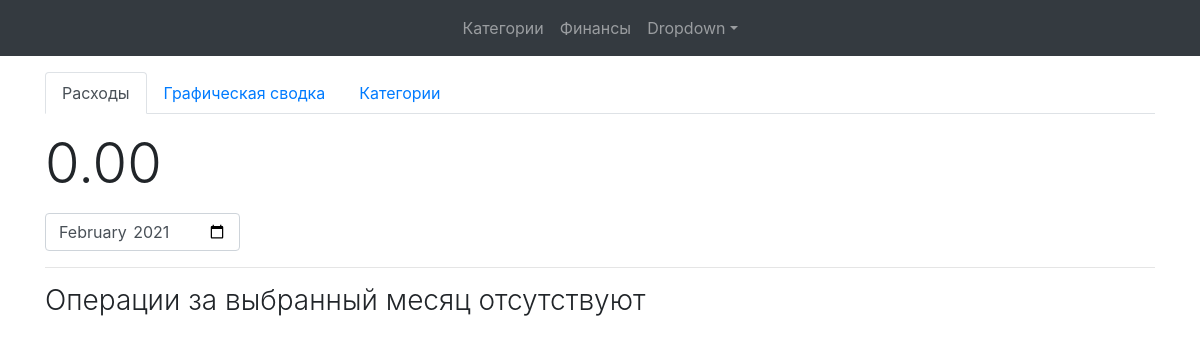
The page /operation/ (signed in) on the database as committed earlier.
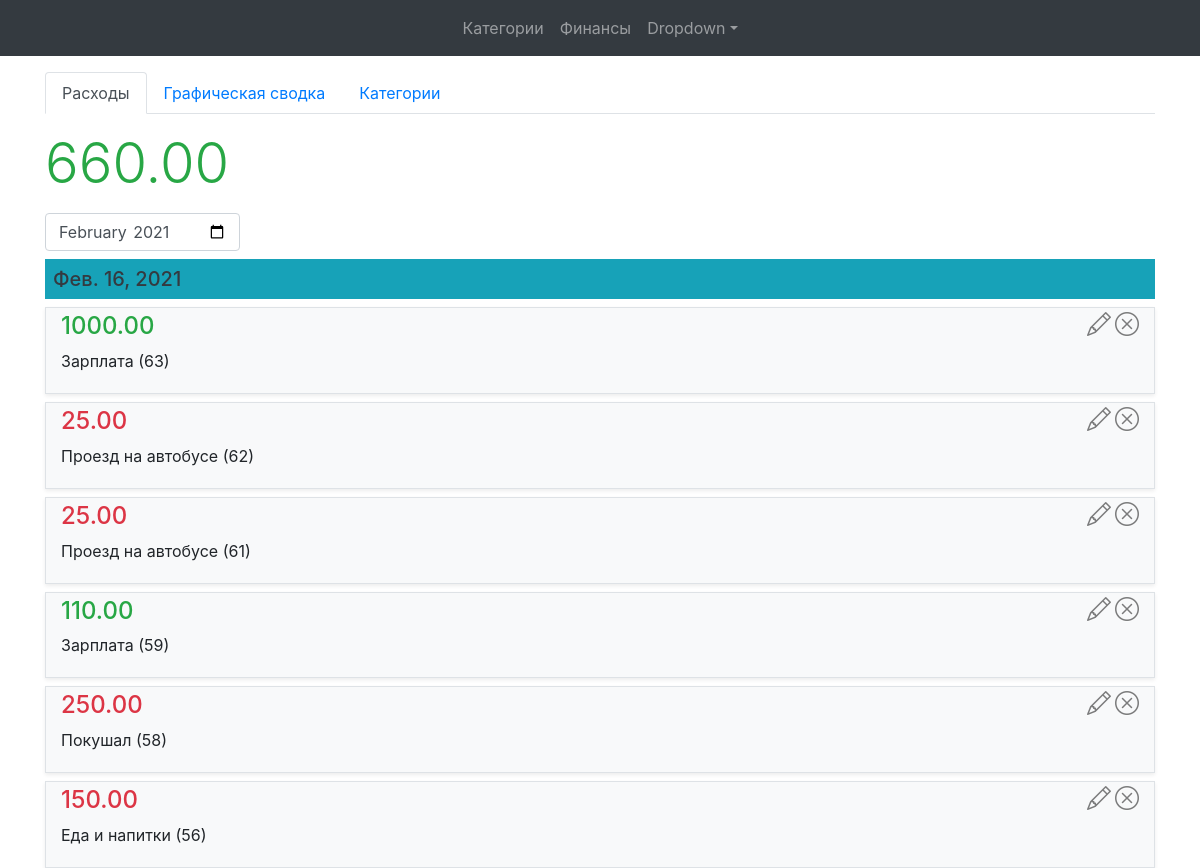
The same page on the database as committed later.
### budget/models.py (models this page shows, shortened)
class Operation(models.Model):
    value = models.DecimalField(max_digits=10, decimal_places=2, verbose_name="Сумма")
    date = models.DateField(auto_now_add=True)
    description = models.CharField(max_length=128, verbose_name="Описание", blank=True, null=True)
    category = models.ForeignKey(Category, on_delete=models.CASCADE, verbose_name="Категория",
                                 related_name='operations' )
    user = models.ForeignKey(User, on_delete=models.CASCADE, related_name='operations')

class Category(models.Model):
    name = models.CharField(max_length=32, verbose_name="Категория")
    user = models.ForeignKey(User, blank=True, null=True, on_delete=models.CASCADE)
    type_pay = models.PositiveSmallIntegerField(choices=((0, 'Расход'), (1, 'Доход')), default=0)

### budget/views.py (the view)
# urls.py: path('operation/', OperationListView.as_view(), name='b-list-operation'),
class OperationListView(LoginRequiredMixin, MonthArchiveView):
    login_url = '/'
    model = Operation
    template_name = 'budget/list_operation.html'
    context_object_name = 'list_operation'
    date_field = 'date'
    month_format = '%m'
    allow_empty = True
    def get_month(self):
        try:
            month = super().get_month()
        except Http404:
            month = datetime.datetime.now().strftime(self.get_month_format())
        return month
    def get_year(self):
        try:
            year = super().get_year()
        except Http404:
            year = datetime.datetime.now().strftime(self.get_year_format())
        return year
    def get_queryset(self):
        queryset = super().get_queryset()
        return queryset.filter(user_id=self.request.user.id).order_by('-date', '-id')
    def get_context_data(self, *args, **kwargs):
        context = super().get_context_data(*args, **kwargs)
        total = self.object_list.filter(category__type_pay=1).aggregate(total=Sum('value'))['total']
        if total is None:
            total = 0
        total_cost = self.object_list.filter(category__type_pay=0).aggregate(total=Sum('value'))['total']
        if total_cost is None:
            total_cost = 0
        total -= total_cost
        context.update({'total': total})
        return context

### budget/forms.py (shortened to what this page needs)
class OperationForm(forms.ModelForm):
    def __init__(self, *args, **kwargs):
        super().__init__(*args, **kwargs)
        for field in ['value', 'description', 'category']:
            self.fields[field].widget.attrs.update({'class': 'form-control', 'placeholder': self.fields[field].label})
        self.fields['value'].widget.attrs.update({'min': 0})
        self.fields['description'].widget.attrs.update({'list': 'desc-list'})
    class Meta:
        model = Operation
        fields = ['value', 'description', 'category']

### budget/templatetags/budgettags.py (called while the page is built)
@register.inclusion_tag('budget/include/form_finance.html')
def form_finance(*args):
    form = OperationForm()
    return {'form': form}

### budget/templates/budget/list_operation.html (shortened to what this page needs)
{% extends 'base.html' %}
{% block content %}
{% include 'budget/base_operation_include.html' %}
<div id="list-operation">
    <div id="app_category">
        <div class="d-flex">
            <span class="display-4 {% if total > 0%}text-success{% elif total < 0%}text-danger{% endif %} my-3">{{total|floatformat:2}}</span>
        </div>
        <div class="d-flex">
            <div class="">
                <input
                type="month"
                value="{{month|date:'Y-m'}}"
                class="form-control"
                onchange="month_change(this.value, '{{request.path}}')">
            </div>
        </div>
        {% if not list_operation %}
            <hr>
            <h3 class="font-weight-light">Операции за выбранный месяц отсутствуют</h3>
        {% endif %}
        {% for operation in list_operation %}
        {% ifchanged operation.date %}
        <h5 class="bg-info p-2 text-dark my-2">{{operation.date}}</h5>
        {% endifchanged %}
        <div class="shadow-sm mt-2 bg-light div-hover border">
            <div class="container py-1">
                 <button type="button"
                         class="close"
                         data-dismiss="alert"
                         aria-label="Close"
                         v-on:click="delete_operation({{operation.id}}, '{% url 'b-operation-delete' operation.id %}')">
                     <span aria-hidden="true"><i class="bi bi-x-circle red-hover"></i></span>
                 </button>
                <a class="close mr-1" href="{% url 'b-operation-update' operation.id %}">
                     <span aria-hidden="true"><i class="bi bi-pencil"></i></span>
                </a>
                {% if operation.category.type_pay %}
                <h4 class="text-success">{{operation.value}}</h4>
                {% else %}
                <h4 class="text-danger">{{operation.value}}</h4>
                {% endif %}
                <p>{{operation.description|default:operation.category.name}} ({{operation.id}})</p>
            </div>
        </div>
        {% endfor %}
    </div>
</div>
{% endblock content%}

### templates/base.html (shortened to what this page needs)
<!doctype html>
<html lang="en">
<head>
	{% load static %}
	<link rel="stylesheet" href="https://cdn.jsdelivr.net/npm/bootstrap-icons@1.3.0/font/bootstrap-icons.css">
	<link rel="stylesheet" href="{% static 'css/style.css' %}">
	<link rel="stylesheet" href="https://cdn.jsdelivr.net/npm/bootstrap@4.5.3/dist/css/bootstrap.min.css">
</head>
<body class="d-flex flex-column min-vh-100">
<div id="app">
	<nav class="navbar navbar-expand-lg navbar-dark bg-dark">
		<div class="collapse navbar-collapse justify-content-md-center" id="navbarsExample08">
			<ul class="navbar-nav">
				<li class="nav-item">
					<a class="nav-link" href="{% url 'b-category' %}">Категории</a>
				</li>
				<li class="nav-item">
					<a class="nav-link" href="{% url 'b-list-operation' %}">Финансы</a>
				</li>
				<li class="nav-item dropdown">
					<a class="nav-link dropdown-toggle" href="#" id="dropdown08" data-toggle="dropdown" aria-haspopup="true" aria-expanded="false">Dropdown</a>
				</li>
			</ul>
		</div>
	</nav>
    <div class="container mt-3">
    	{% block content %}
    	{% endblock content %}
    </div>
    {% load budgettags %}
</div>
</body>
</html>

### budget/templates/budget/base_operation_include.html
<ul class="nav nav-tabs">
    {% url 'b-list-operation' as operation_url %}
    {% url 'b-chart' as chart_url %}
    {% url 'b-category' as category_url %}
    <li class="nav-item">
        <a class="nav-link {% if request.path == operation_url %}active{% endif %}" href="{{operation_url}}">Расходы</a>
    </li>
    <li class="nav-item">
        <a class="nav-link {% if request.path == chart_url %}active{% endif %}" href="{{chart_url}}">Графическая сводка</a>
    </li>
    <li class="nav-item">
        <a class="nav-link {% if request.path == category_url %}active{% endif %}" href="{{category_url}}">Категории</a>
    </li>
</ul>

### static/css/style.css (style rules this page uses)
.border { border: 1px solid #f5f5f5; }

Rows that differ between the two databases and show on the page:
added Operation: date "Фев. 16, 2021", value "1000.00", description "Зарплата", id "63"
added Operation: value "25.00", description "Проезд на автобусе", id "62"
added Operation: value "25.00", description "Проезд на автобусе", id "61"
added Operation: value "110.00", description "Зарплата", id "59"
added Operation: value "250.00", description "Покушал", id "58"
added Operation: value "150.00", description "Еда и напитки", id "56"
Other text that changed with them:
{{ total|floatformat:2 }}: "0.00" → "660.00"
text no longer shown: "Операции за выбранный месяц отсутствуют"
